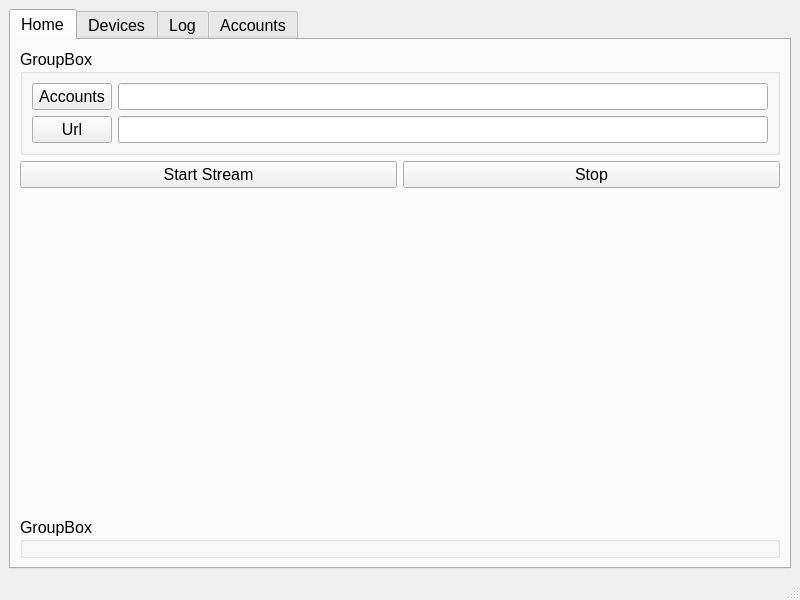
<?xml version="1.0" encoding="UTF-8"?>
<ui version="4.0">
 <class>MainWindow</class>
 <widget class="QMainWindow" name="MainWindow">
  <property name="geometry">
   <rect>
    <x>0</x>
    <y>0</y>
    <width>800</width>
    <height>600</height>
   </rect>
  </property>
  <property name="windowTitle">
   <string>iHeart Streaming Bot</string>
  </property>
  <widget class="QWidget" name="centralwidget">
   <layout class="QHBoxLayout" name="horizontalLayout">
    <item>
     <widget class="QTabWidget" name="tabWidget">
      <property name="font">
       <font>
        <pointsize>12</pointsize>
       </font>
      </property>
      <property name="currentIndex">
       <number>0</number>
      </property>
      <widget class="QWidget" name="tab_3">
       <attribute name="title">
        <string>Home</string>
       </attribute>
       <layout class="QGridLayout" name="gridLayout">
        <item row="1" column="1">
         <widget class="QPushButton" name="pb_stopstream">
          <property name="text">
           <string>Stop</string>
          </property>
         </widget>
        </item>
        <item row="1" column="0">
         <widget class="QPushButton" name="pb_startstream">
          <property name="text">
           <string>Start Stream</string>
          </property>
         </widget>
        </item>
        <item row="0" column="0" colspan="2">
         <widget class="QGroupBox" name="groupBox">
          <property name="title">
           <string>GroupBox</string>
          </property>
          <layout class="QFormLayout" name="formLayout">
           <item row="0" column="0">
            <widget class="QPushButton" name="pb_uploadaccounts">
             <property name="text">
              <string>Accounts</string>
             </property>
            </widget>
           </item>
           <item row="0" column="1">
            <widget class="QLineEdit" name="lineEdit"/>
           </item>
           <item row="1" column="0">
            <widget class="QPushButton" name="pb_uploadurl">
             <property name="text">
              <string>Url</string>
             </property>
            </widget>
           </item>
           <item row="1" column="1">
            <widget class="QLineEdit" name="lineEdit_2"/>
           </item>
          </layout>
         </widget>
        </item>
        <item row="3" column="0" colspan="2">
         <widget class="QGroupBox" name="groupBox_2">
          <property name="title">
           <string>GroupBox</string>
          </property>
         </widget>
        </item>
        <item row="2" column="0">
         <spacer name="verticalSpacer">
          <property name="orientation">
           <enum>Qt::Orientation::Vertical</enum>
          </property>
          <property name="sizeHint" stdset="0">
           <size>
            <width>20</width>
            <height>40</height>
           </size>
          </property>
         </spacer>
        </item>
       </layout>
      </widget>
      <widget class="QWidget" name="tab_4">
       <attribute name="title">
        <string>Devices</string>
       </attribute>
       <layout class="QVBoxLayout" name="verticalLayout">
        <item>
         <widget class="QListWidget" name="lw_devices"/>
        </item>
        <item>
         <widget class="QPushButton" name="pb_refreshdevices">
          <property name="text">
           <string>Refresh</string>
          </property>
         </widget>
        </item>
       </layout>
      </widget>
      <widget class="QWidget" name="tab_6">
       <attribute name="title">
        <string>Log</string>
       </attribute>
       <layout class="QHBoxLayout" name="horizontalLayout_2">
        <item>
         <widget class="QTextEdit" name="te_log">
          <property name="enabled">
           <bool>true</bool>
          </property>
          <property name="readOnly">
           <bool>true</bool>
          </property>
         </widget>
        </item>
       </layout>
      </widget>
      <widget class="QWidget" name="tab_5">
       <attribute name="title">
        <string>Accounts</string>
       </attribute>
      </widget>
     </widget>
    </item>
   </layout>
  </widget>
  <widget class="QStatusBar" name="statusbar"/>
  <widget class="QMenuBar" name="menubar">
   <property name="geometry">
    <rect>
     <x>0</x>
     <y>0</y>
     <width>800</width>
     <height>22</height>
    </rect>
   </property>
  </widget>
  <action name="actionQuit">
   <property name="text">
    <string>Quit</string>
   </property>
   <property name="font">
    <font>
     <pointsize>12</pointsize>
    </font>
   </property>
  </action>
 </widget>
 <resources/>
 <connections/>
</ui>
